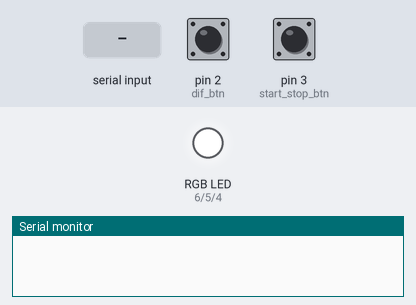
Simulated run of this program. Board: Arduino Uno, built with avr-gcc and run on an emulated ATmega328P. On the bench: an RGB LED mixed from three pins (HIGH = lit), the last lines printed to the serial monitor. Dashed ring = blinking. The inputs (shaded band) are chosen by the test bench; at power-on: pin 3 (start_stop_btn) HIGH, pin 2 (dif_btn) HIGH. Random numbers use the default seed unless the program sets one.

Above: at 1.2 s.
1.3 s: pin 3 (start_stop_btn) pulled LOW for 0.15 s
At 2.8 s:
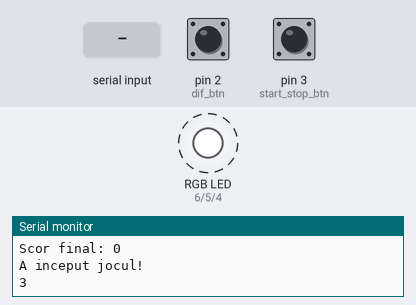
4.4 s: "1\n" received over Serial
At 6.1 s:
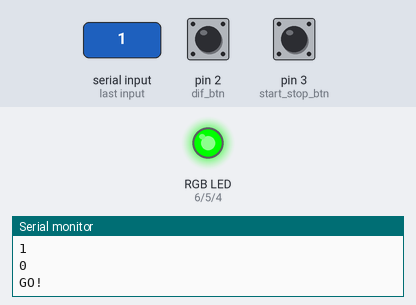
6.9 s: "0\n" received over Serial
At 8.3 s:
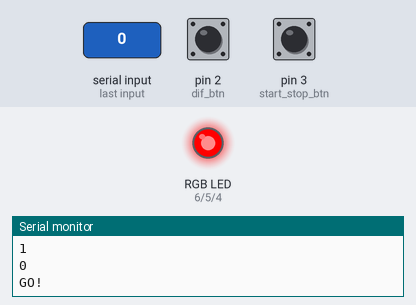
9.9 s: pin 2 (dif_btn) pulled LOW for 3.2 s
14.6 s: pin 3 (start_stop_btn) pulled LOW for 1 s
At 15.3 s:
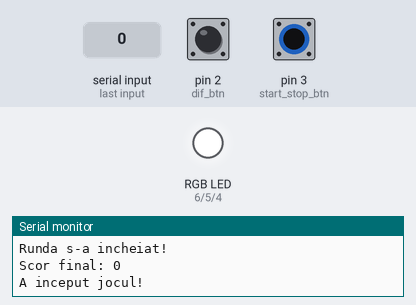
17.1 s: pin 2 (dif_btn) pulled LOW for 0.15 s
Timing chart, 0 to 19.7 s (numbered marks = the images above; inputs shaded):
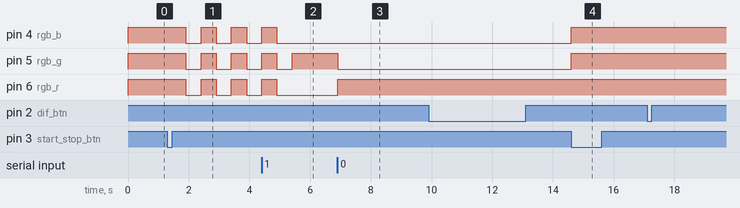

Measured:
- after the input at 1.3 s, pin 4 (rgb_b), pin 5 (rgb_g), pin 6 (rgb_r): alternates HIGH for 0.50 s and LOW for 0.50 s, starting after 0.61 s
- after the input at 6.9 s, pin 5 (rgb_g): HIGH → LOW at once; pin 6 (rgb_r): LOW → HIGH at once
- after the input at 14.6 s, pin 4 (rgb_b), pin 5 (rgb_g): LOW → HIGH at once

The program:

main.cpp
```cpp
#include <Arduino.h>

const unsigned int round_time = 30 * 1000; // timpul unei runde
unsigned int score = 0;

// timpii in functie de nivelul de dificultate
const unsigned int word_display_easy = 10500;
const unsigned int word_display_medium = 6000;
const unsigned int word_display_hard = 5000;

// dictionarul de cuvinte
const char* cuvinte[] = {
  "hipopotam", "alergie", "intelectual", "Bucuresti", "electronica",
  "carte de istorie", "fibra optica", "cavalerism", "stadion",
  "furculita", "padure", "lemn", "parfum", "piper", "Marasesti",
  "hackatlon", "sport olimpic", "pondere", "vrabioara", "friptura",
  "dinamometru", "marime fizica", "electricitate", "nuclear",
  "America", "Mexic", "Delta Dunarii", "pix", "parasutist",
  "avion de vanatoare", "aeroport", "pescar", "automobil",
  "unitate de masura", "ananas", "castravete", "targ de Craciun",
  "fierar", "fotbalist", "cunoscator", "francez", "Madrid", "palarie"
};

const int n = 41;
const int rgb_r = 6;
const int rgb_g = 5;
const int rgb_b = 4;
const int start_stop_btn = 3;
const int dif_btn = 2;

size_t dificultate = 1; // 1: Easy, 2: Medium, 3: Hard
bool game_state = false;
bool countdown_active = false; // numaratoarea inversa e activa
bool countdown_finished = false; //numaratoarea inversa s a terminat
// timpul de la ultima apasare a butoanelor
unsigned long lastStartStopPress = 0;
unsigned long lastDifPress = 0;
const unsigned int debounceDelay = 50; // timp de


unsigned long countdown_start_time = 0;
int countdown_value = 3;
unsigned long blink_time = 0;
const unsigned long blink_interval = 500;
unsigned long game_start_time = 0;

// Word display timer
unsigned long last_word_display_time = 0; // ultima data cand a fost printat un cuvant
unsigned int word_display_delay = word_display_easy; // dificultate default easy
const char* current_word = ""; // aici stochez cuvantul curent printat

void selecteaza_dificultatea() {
  if (!game_state && millis() - lastDifPress > debounceDelay) { // daca apasam butonul cand jocul nu e activ si timpul de la ultima apasare e mai mic decat 50
    dificultate = (dificultate % 3) + 1; //cilam nivelul de dif
    switch (dificultate) {
      // la setarea dificultatii setam timpul de display al cuv
      case 1:
        Serial.println("Easy mode ON!");
        word_display_delay = word_display_easy;
        break;
      case 2:
        Serial.println("Medium mode ON!");
        word_display_delay = word_display_medium; // Set display interval for medium
        break;
      case 3:
        Serial.println("Hard mode ON!");
        word_display_delay = word_display_hard; // Set display interval for hard
        break;
    }
    lastDifPress = millis(); // actualizam timpul de apasare al butonului
  }
}


// functie ce controleeaza rgb-ul , in mod analog
void turn_rgb_colors(int red, int green, int blue) {
  analogWrite(rgb_r, red);
  analogWrite(rgb_g, green);
  analogWrite(rgb_b, blue);
}

void start_game() {
  if (millis() - lastStartStopPress > debounceDelay) {
    lastStartStopPress = millis();
    //daca am apasat inseamna ca starea jocului s a schimbat
    game_state = !game_state;
    //daca apas cand jocul e pe rest state
    if (game_state) {
      Serial.println("A inceput jocul!");
      score = 0;
      countdown_value = 3;
      countdown_active = true; // Activez numaratoarea
      countdown_finished = false; // numaratoarea nu  s a terminat
      countdown_start_time = millis(); // timpul pentru num
      game_start_time = millis(); // runda incepe , stochez timpul de incepere
      blink_time = countdown_start_time;
      last_word_display_time = millis();
    } else { // daca apas butonul in timpul rundei opresc fortat runda
      Serial.println("Runda s-a incheiat!");
      turn_rgb_colors(255, 255, 255); // ledul devine alb
      countdown_active = false; // dezactivez numaratoare
      Serial.print("Scor final: "); //printez scorul
      Serial.println(score);
    }
  }
}

// Printeaza random un cuvant
void display_word() {
  int random_index = random(n);
  current_word = cuvinte[random_index];
  Serial.println(current_word);
  last_word_display_time = millis();
}

void check_input() {
  if (Serial.available() > 0) {
    String user_input = Serial.readStringUntil('\n');
    user_input.trim();

    if (user_input.equals(current_word)) {
      turn_rgb_colors(0, 255, 0); //cuvant corect ledul verde
      score++;
      display_word(); //urm cuvant apare imediat
    } else {
      turn_rgb_colors(255, 0, 0); // Ledul devine rosu in cazul introducerii eronate
    }
  }
}

void setup() {
  Serial.begin(9600);
  pinMode(rgb_r, OUTPUT);
  pinMode(rgb_g, OUTPUT);
  pinMode(rgb_b, OUTPUT);
  pinMode(start_stop_btn, INPUT);
  pinMode(dif_btn, INPUT);

  attachInterrupt(digitalPinToInterrupt(start_stop_btn), start_game, LOW);
  attachInterrupt(digitalPinToInterrupt(dif_btn), selecteaza_dificultatea, LOW);

  turn_rgb_colors(255, 255, 255);

  randomSeed(analogRead(0)); // Seed generator
}

void loop() {
  // Secțiunea de numărătoare inversă (countdown)
  if (countdown_active) {
    unsigned long currentMillis = millis(); // Înregistrează timpul curent

    // Verifică dacă a trecut un interval de o secundă pentru a decremanta countdown-ul
    if (currentMillis - countdown_start_time >= 1000) {
      countdown_start_time = currentMillis; // Resetează timpul de start pentru următoarea secundă
      Serial.println(countdown_value); // Afișează valoarea curentă a countdown-ului
      countdown_value--; // Decrementează valoarea countdown-ului

      // Setează LED-ul să fie alb pentru a indica numărătoarea inversă
      turn_rgb_colors(255, 255, 255);
      blink_time = currentMillis; // Setează timpul pentru următoarea clipire a LED-ului
    }

    // Asigură clipirea LED-ului la fiecare interval de timp specificat
    if (currentMillis - blink_time >= blink_interval) {
      blink_time = currentMillis; // Resetează timpul de clipire
      if (countdown_value >= 0) {
        turn_rgb_colors(0, 0, 0); // Oprește LED-ul (LED off)
      }
    }

    // Dacă countdown-ul a ajuns la zero, inițiază jocul
    if (countdown_value < 0) {
      Serial.println("GO!"); // Afișează mesajul "GO!"
      turn_rgb_colors(0, 255, 0); // Setează LED-ul pe verde (semnal pentru startul jocului)
      countdown_active = false; // Dezactivează countdown-ul
      countdown_finished = true; // Marchează că countdown-ul s-a terminat
    }
  }

  // Verifică dacă a trecut timpul de rundă de 30 de secunde
  if (game_state && (millis() - game_start_time >= round_time)) {
    Serial.println("S-a terminat timpul! Runda s-a încheiat!");
    game_state = false; // Setează starea jocului ca inactiv
    turn_rgb_colors(255, 255, 255); // Resetează LED-ul la alb
    countdown_active = false; // Dezactivează countdown-ul
    countdown_finished = false; // Resetează indicatorul că countdown-ul s-a terminat
    Serial.print("Final Score: "); // Afișează scorul final
    Serial.println(score);
  }

  // Verifică dacă este timpul să afișeze un nou cuvânt
  if (game_state && countdown_finished && (millis() - last_word_display_time >= word_display_delay)) {
    display_word(); // Afișează un nou cuvânt
  }

  // poti sa introduci cuvinte doar daca jocul e activ
  if (game_state) {
    check_input(); // Verifică dacă utilizatorul a tastat un cuvânt, doar dacă jocul este activ
  }
}
```
